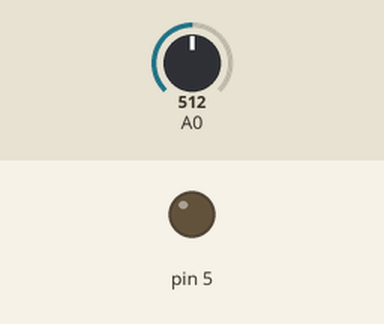
Bench run of a sketch on a simulated Arduino Uno, built with avr-gcc and run on an emulated ATmega328P. Shown: output pins drawn as LEDs (lit = HIGH). Inputs (shaded band) come from the test bench; at power-on: A0 = 512. What the sketch prints to the serial monitor is not drawn.

Above: at 0.1 s.
At 1.1 s:
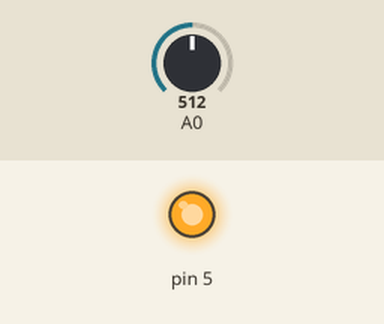
Timing chart, 0 to 2.6 s (numbered marks = the images above):
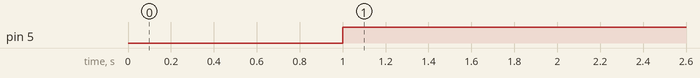

The sketch:

Potential_resistor_LED_on_off.ino
```cpp
void setup() {

  Serial.begin(115200);
  pinMode(5,OUTPUT);

}

void loop() {
  int val=analogRead(A0);
  Serial.println(val);
  delay(1000);

    if(val>=500)
    {
      digitalWrite(5,HIGH);
      delay(1000);
      }
      else
      {
        digitalWrite(5,LOW);
        delay(1000);
        }

    }
```

Measured:
- by itself, pin 5: LOW → HIGH at 1.0 s
